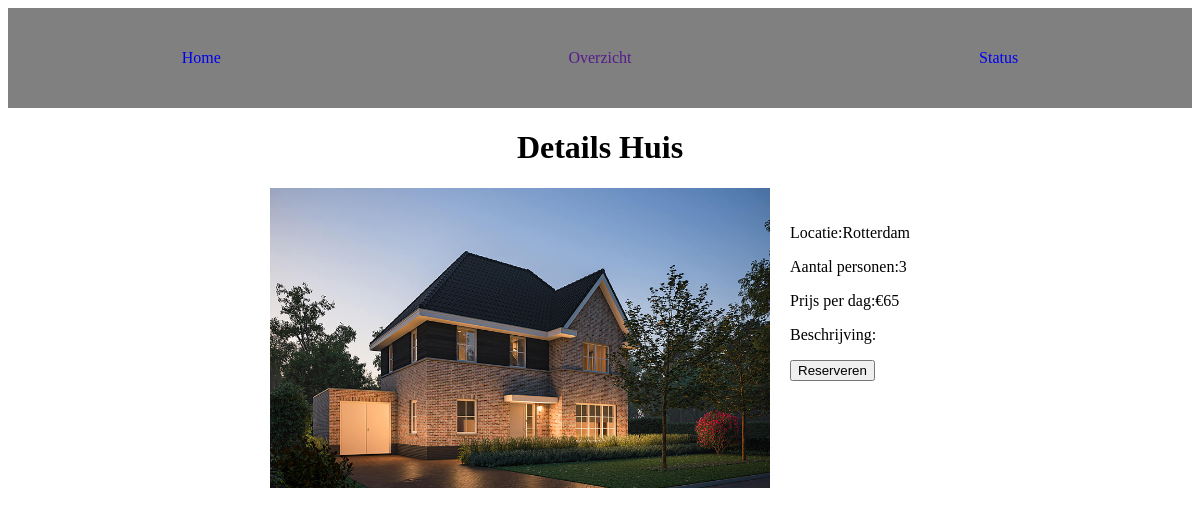
The page /detailspage.php?id=4 on the database its author committed.
### tables this page shows
CREATE TABLE `huizen` (
  `id` int(11) NOT NULL,
  `locatie` varchar(256) NOT NULL,
  `aantal_personen` int(11) NOT NULL,
  `prijs_per_dag` double NOT NULL,
  `afbeelding` text NOT NULL,
  `status` int(11) NOT NULL
);

### detailspage.php (the view, shortened to what this page needs)
<?php require_once "header.php" ?>
<?php
$id = $_GET['id'];
require_once "backend/conn.php";
$query = "SELECT * FROM huizen WHERE :id = id";
$statement = $conn->prepare($query);
$statement ->execute([
    ":id" => $id
]);
$huis = $statement->fetch(PDO::FETCH_ASSOC);
?>
<body>
    <div class="wrapper">
        <div class="introductie">
            <h1>Details Huis</h1>
        </div>
        <div class="details-huis">
            <img src=<?php echo $huis["afbeelding"];?>>
            <div class="huis-informatie">
                <p>Locatie:<?php echo $huis["locatie"];?></p>
                <p>Aantal personen:<?php echo $huis["aantal_personen"];?></p>
                <p>Prijs per dag:€<?php echo $huis["prijs_per_dag"];?></p>
                <p>Beschrijving:<?php echo $huis["beschrijving"];?></p>
                <a href="reservepage.php?id=<?php echo $huis["id"];?>">
                <input type="submit" value="Reserveren">
            </div>
        </div>
    </div>
</body>

### css/style.css (style rules this page uses)
.wrapper { width: 67%; margin: auto; }
.introductie { text-align: center; }
.details-huis { display: flex; justify-content: center; }
.details-huis img { width: 500px; height: 300px; }
.huis-informatie { margin:20px; }

### rows shown on the page
huizen: afbeelding (picture), locatie "Rotterdam", aantal_personen "3", prijs_per_dag "65"
